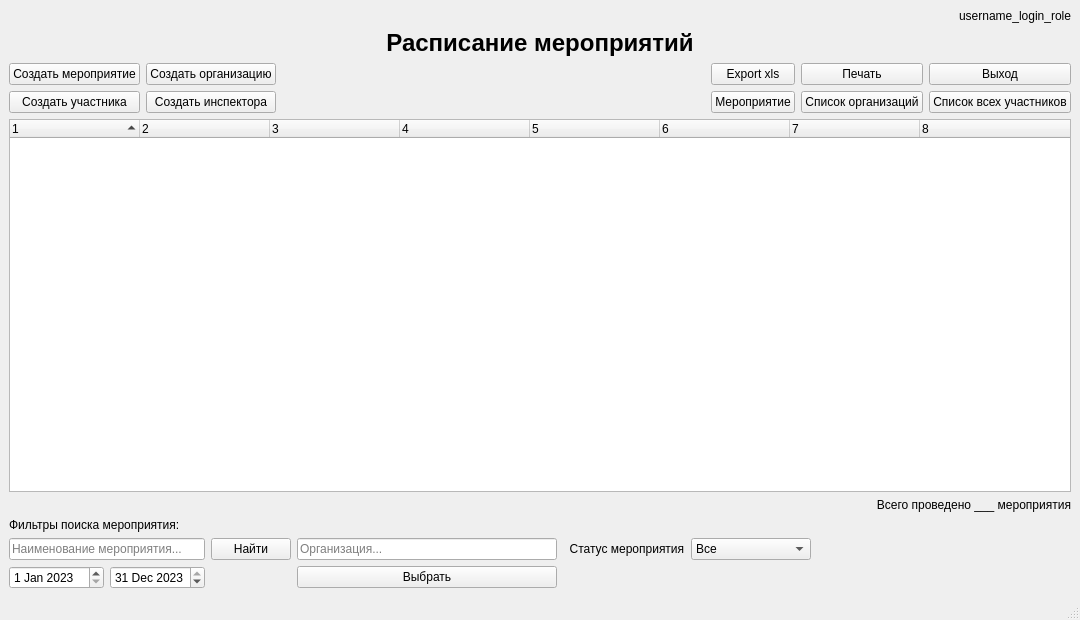
<?xml version="1.0" encoding="UTF-8"?>
<ui version="4.0">
 <class>Event_shedule</class>
 <widget class="QMainWindow" name="Event_shedule">
  <property name="geometry">
   <rect>
    <x>0</x>
    <y>0</y>
    <width>1080</width>
    <height>620</height>
   </rect>
  </property>
  <property name="windowTitle">
   <string>Логистик  (update 23.02)</string>
  </property>
  <widget class="QWidget" name="centralwidget">
   <layout class="QGridLayout" name="gridLayout_2">
    <item row="6" column="0" colspan="2">
     <widget class="QLabel" name="label_find_event">
      <property name="text">
       <string>Фильтры поиска мероприятия:</string>
      </property>
     </widget>
    </item>
    <item row="4" column="0" colspan="6">
     <widget class="QTreeWidget" name="tree_event_shedule">
      <property name="sizeAdjustPolicy">
       <enum>QAbstractScrollArea::AdjustToContents</enum>
      </property>
      <attribute name="headerMinimumSectionSize">
       <number>50</number>
      </attribute>
      <attribute name="headerDefaultSectionSize">
       <number>130</number>
      </attribute>
      <attribute name="headerHighlightSections">
       <bool>true</bool>
      </attribute>
      <attribute name="headerShowSortIndicator" stdset="0">
       <bool>true</bool>
      </attribute>
      <column>
       <property name="text">
        <string>1</string>
       </property>
      </column>
      <column>
       <property name="text">
        <string>2</string>
       </property>
      </column>
      <column>
       <property name="text">
        <string>3</string>
       </property>
      </column>
      <column>
       <property name="text">
        <string>4</string>
       </property>
      </column>
      <column>
       <property name="text">
        <string>5</string>
       </property>
      </column>
      <column>
       <property name="text">
        <string>6</string>
       </property>
      </column>
      <column>
       <property name="text">
        <string>7</string>
       </property>
      </column>
      <column>
       <property name="text">
        <string>8</string>
       </property>
      </column>
     </widget>
    </item>
    <item row="3" column="0">
     <widget class="QPushButton" name="pushButton_create_participant">
      <property name="text">
       <string>Создать участника</string>
      </property>
     </widget>
    </item>
    <item row="5" column="3" colspan="3">
     <widget class="QLabel" name="label_total_completed_events">
      <property name="text">
       <string>Всего проведено ___ мероприятия</string>
      </property>
      <property name="alignment">
       <set>Qt::AlignRight|Qt::AlignTrailing|Qt::AlignVCenter</set>
      </property>
     </widget>
    </item>
    <item row="3" column="3">
     <widget class="QPushButton" name="pushButton_open_event">
      <property name="text">
       <string>Мероприятие</string>
      </property>
     </widget>
    </item>
    <item row="3" column="1">
     <widget class="QPushButton" name="pushButton_create_inspector">
      <property name="text">
       <string>Создать инспектора</string>
      </property>
     </widget>
    </item>
    <item row="0" column="3" colspan="3">
     <widget class="QLabel" name="label_username_login_role">
      <property name="text">
       <string>username_login_role</string>
      </property>
      <property name="alignment">
       <set>Qt::AlignRight|Qt::AlignTrailing|Qt::AlignVCenter</set>
      </property>
     </widget>
    </item>
    <item row="1" column="0" colspan="6">
     <widget class="QLabel" name="label_event_shedule">
      <property name="font">
       <font>
        <pointsize>18</pointsize>
        <weight>75</weight>
        <bold>true</bold>
       </font>
      </property>
      <property name="text">
       <string>Расписание мероприятий</string>
      </property>
      <property name="alignment">
       <set>Qt::AlignCenter</set>
      </property>
     </widget>
    </item>
    <item row="2" column="1">
     <widget class="QPushButton" name="pushButton_create_organization">
      <property name="text">
       <string>Создать организацию</string>
      </property>
     </widget>
    </item>
    <item row="2" column="3">
     <widget class="QPushButton" name="pushButton_export_xls">
      <property name="text">
       <string>Export xls</string>
      </property>
     </widget>
    </item>
    <item row="2" column="4">
     <widget class="QPushButton" name="pushButton_print">
      <property name="text">
       <string>Печать</string>
      </property>
     </widget>
    </item>
    <item row="7" column="0" colspan="6">
     <layout class="QGridLayout" name="gridLayout">
      <item row="0" column="4">
       <widget class="QLabel" name="label_status_event">
        <property name="text">
         <string>  Статус мероприятия</string>
        </property>
       </widget>
      </item>
      <item row="1" column="1">
       <widget class="QDateEdit" name="dateEdit_finish_event">
        <property name="date">
         <date>
          <year>2023</year>
          <month>12</month>
          <day>31</day>
         </date>
        </property>
       </widget>
      </item>
      <item row="1" column="3">
       <widget class="QPushButton" name="pushButton_select_organization">
        <property name="text">
         <string>Выбрать</string>
        </property>
       </widget>
      </item>
      <item row="0" column="5">
       <widget class="QComboBox" name="comboBox_event_status">
        <item>
         <property name="text">
          <string>Все</string>
         </property>
        </item>
        <item>
         <property name="text">
          <string>Запланировано</string>
         </property>
        </item>
        <item>
         <property name="text">
          <string>Проведено</string>
         </property>
        </item>
        <item>
         <property name="text">
          <string>Отменено</string>
         </property>
        </item>
       </widget>
      </item>
      <item row="0" column="3">
       <widget class="QLineEdit" name="lineEdit_organization">
        <property name="placeholderText">
         <string>Организация...</string>
        </property>
       </widget>
      </item>
      <item row="0" column="0" colspan="2">
       <widget class="QLineEdit" name="lineEdit_find_event">
        <property name="placeholderText">
         <string>Наименование мероприятия...</string>
        </property>
       </widget>
      </item>
      <item row="0" column="6">
       <spacer name="horizontalSpacer_3">
        <property name="orientation">
         <enum>Qt::Horizontal</enum>
        </property>
        <property name="sizeHint" stdset="0">
         <size>
          <width>40</width>
          <height>20</height>
         </size>
        </property>
       </spacer>
      </item>
      <item row="1" column="0">
       <widget class="QDateEdit" name="dateEdit_begin_event">
        <property name="date">
         <date>
          <year>2023</year>
          <month>1</month>
          <day>1</day>
         </date>
        </property>
       </widget>
      </item>
      <item row="0" column="2">
       <widget class="QPushButton" name="pushButton_find_event">
        <property name="text">
         <string>Найти</string>
        </property>
       </widget>
      </item>
     </layout>
    </item>
    <item row="3" column="4">
     <widget class="QPushButton" name="pushButton_list_organization">
      <property name="text">
       <string>Список организаций</string>
      </property>
     </widget>
    </item>
    <item row="3" column="5">
     <widget class="QPushButton" name="pushButton_list_of_all_participants">
      <property name="text">
       <string>Список всех участников</string>
      </property>
     </widget>
    </item>
    <item row="2" column="0">
     <widget class="QPushButton" name="pushButton_create_event">
      <property name="text">
       <string>Создать мероприятие</string>
      </property>
     </widget>
    </item>
    <item row="2" column="2">
     <spacer name="horizontalSpacer">
      <property name="orientation">
       <enum>Qt::Horizontal</enum>
      </property>
      <property name="sizeHint" stdset="0">
       <size>
        <width>40</width>
        <height>20</height>
       </size>
      </property>
     </spacer>
    </item>
    <item row="2" column="5">
     <widget class="QPushButton" name="pushButton_exit">
      <property name="text">
       <string>Выход</string>
      </property>
     </widget>
    </item>
   </layout>
  </widget>
  <widget class="QMenuBar" name="menubar">
   <property name="geometry">
    <rect>
     <x>0</x>
     <y>0</y>
     <width>1080</width>
     <height>22</height>
    </rect>
   </property>
  </widget>
  <widget class="QStatusBar" name="statusbar"/>
 </widget>
 <tabstops>
  <tabstop>pushButton_create_event</tabstop>
  <tabstop>pushButton_create_participant</tabstop>
  <tabstop>pushButton_create_organization</tabstop>
  <tabstop>pushButton_create_inspector</tabstop>
  <tabstop>tree_event_shedule</tabstop>
  <tabstop>pushButton_export_xls</tabstop>
  <tabstop>pushButton_print</tabstop>
  <tabstop>pushButton_exit</tabstop>
  <tabstop>lineEdit_find_event</tabstop>
  <tabstop>dateEdit_begin_event</tabstop>
  <tabstop>dateEdit_finish_event</tabstop>
  <tabstop>comboBox_event_status</tabstop>
 </tabstops>
 <resources/>
 <connections>
  <connection>
   <sender>pushButton_create_event</sender>
   <signal>clicked()</signal>
   <receiver>Event_shedule</receiver>
   <slot>show()</slot>
   <hints>
    <hint type="sourcelabel">
     <x>115</x>
     <y>114</y>
    </hint>
    <hint type="destinationlabel">
     <x>486</x>
     <y>299</y>
    </hint>
   </hints>
  </connection>
  <connection>
   <sender>pushButton_create_participant</sender>
   <signal>clicked()</signal>
   <receiver>Event_shedule</receiver>
   <slot>show()</slot>
   <hints>
    <hint type="sourcelabel">
     <x>115</x>
     <y>154</y>
    </hint>
    <hint type="destinationlabel">
     <x>486</x>
     <y>299</y>
    </hint>
   </hints>
  </connection>
  <connection>
   <sender>pushButton_create_organization</sender>
   <signal>clicked()</signal>
   <receiver>Event_shedule</receiver>
   <slot>show()</slot>
   <hints>
    <hint type="sourcelabel">
     <x>305</x>
     <y>114</y>
    </hint>
    <hint type="destinationlabel">
     <x>486</x>
     <y>299</y>
    </hint>
   </hints>
  </connection>
  <connection>
   <sender>pushButton_create_inspector</sender>
   <signal>clicked()</signal>
   <receiver>Event_shedule</receiver>
   <slot>show()</slot>
   <hints>
    <hint type="sourcelabel">
     <x>305</x>
     <y>154</y>
    </hint>
    <hint type="destinationlabel">
     <x>486</x>
     <y>299</y>
    </hint>
   </hints>
  </connection>
  <connection>
   <sender>pushButton_export_xls</sender>
   <signal>clicked()</signal>
   <receiver>Event_shedule</receiver>
   <slot>showFullScreen()</slot>
   <hints>
    <hint type="sourcelabel">
     <x>665</x>
     <y>114</y>
    </hint>
    <hint type="destinationlabel">
     <x>486</x>
     <y>299</y>
    </hint>
   </hints>
  </connection>
  <connection>
   <sender>pushButton_print</sender>
   <signal>clicked()</signal>
   <receiver>Event_shedule</receiver>
   <slot>show()</slot>
   <hints>
    <hint type="sourcelabel">
     <x>775</x>
     <y>114</y>
    </hint>
    <hint type="destinationlabel">
     <x>486</x>
     <y>299</y>
    </hint>
   </hints>
  </connection>
  <connection>
   <sender>pushButton_find_event</sender>
   <signal>clicked()</signal>
   <receiver>tree_event_shedule</receiver>
   <slot>clear()</slot>
   <hints>
    <hint type="sourcelabel">
     <x>848</x>
     <y>544</y>
    </hint>
    <hint type="destinationlabel">
     <x>535</x>
     <y>322</y>
    </hint>
   </hints>
  </connection>
  <connection>
   <sender>comboBox_event_status</sender>
   <signal>currentIndexChanged(QString)</signal>
   <receiver>tree_event_shedule</receiver>
   <slot>expandAll()</slot>
   <hints>
    <hint type="sourcelabel">
     <x>983</x>
     <y>543</y>
    </hint>
    <hint type="destinationlabel">
     <x>539</x>
     <y>313</y>
    </hint>
   </hints>
  </connection>
  <connection>
   <sender>pushButton_open_event</sender>
   <signal>clicked()</signal>
   <receiver>Event_shedule</receiver>
   <slot>show()</slot>
   <hints>
    <hint type="sourcelabel">
     <x>687</x>
     <y>131</y>
    </hint>
    <hint type="destinationlabel">
     <x>539</x>
     <y>309</y>
    </hint>
   </hints>
  </connection>
  <connection>
   <sender>pushButton_select_organization</sender>
   <signal>clicked()</signal>
   <receiver>Event_shedule</receiver>
   <slot>show()</slot>
   <hints>
    <hint type="sourcelabel">
     <x>498</x>
     <y>574</y>
    </hint>
    <hint type="destinationlabel">
     <x>539</x>
     <y>309</y>
    </hint>
   </hints>
  </connection>
  <connection>
   <sender>pushButton_exit</sender>
   <signal>clicked()</signal>
   <receiver>Event_shedule</receiver>
   <slot>close()</slot>
   <hints>
    <hint type="sourcelabel">
     <x>884</x>
     <y>114</y>
    </hint>
    <hint type="destinationlabel">
     <x>486</x>
     <y>299</y>
    </hint>
   </hints>
  </connection>
 </connections>
</ui>
